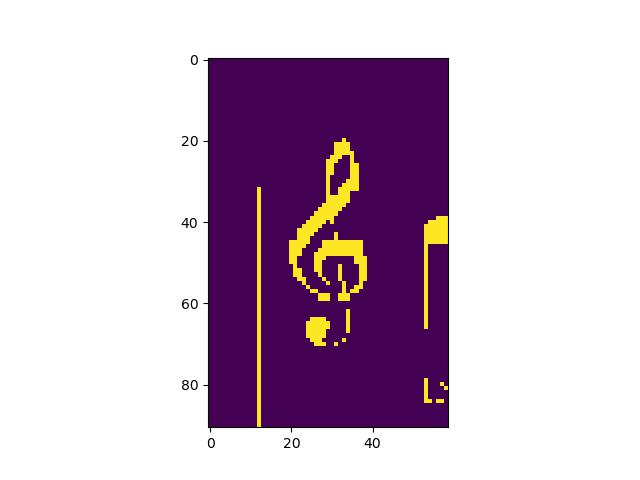
#> input picture Cho/image_test/test_0.jpg, 640 x 480 px
$ python -i modules.py   (imports and definitions only)
#> lines starting #> are read from the running program, lines starting #| are printed output that depends on the picture; after the words box and inside, x2 and y2 are one past the last pixel; in counts of white or black regions, pixels touching at a corner belong together
#> further down, picture is the input picture: shape (480, 640, 3); mean B, G, R 203.3, 185.7, 204
### Cho/functions.py
import cv2
import numpy as np

def threshold(image):
    image=cv2.cvtColor(image, cv2.COLOR_BGR2GRAY)
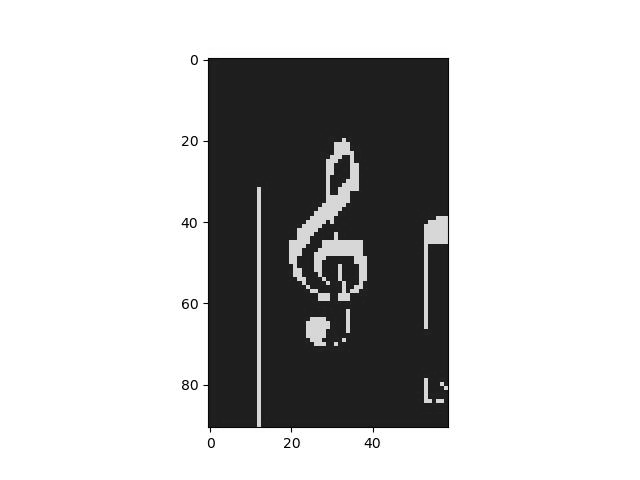
#> image: shape (480, 640); min 0, max 255, mean 193.2
    ret, image=cv2.threshold(image, 245, 255, cv2.THRESH_BINARY_INV | cv2.THRESH_OTSU)
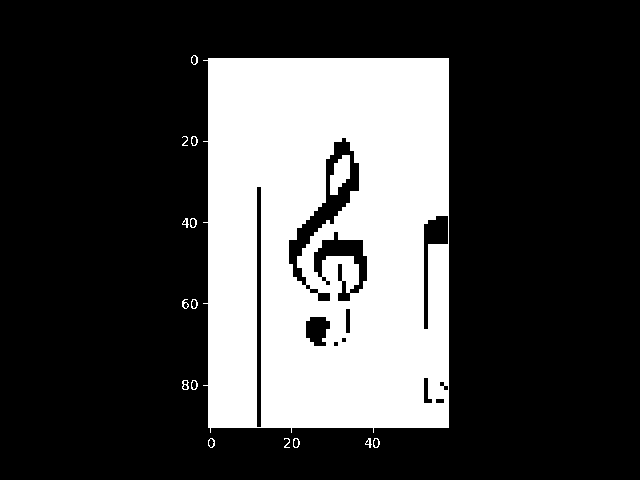
#> image: shape (480, 640); 27% white; 16 white regions, largest, box (x1, y1, x2, y2) and area: (203, 58, 449, 433) 81929, (330, 155, 350, 195) 528, (182, 380, 189, 390) 39
#> ret = 141
    # ret, image=cv2.threshold(image, 225, 255, cv2.THRESH_BINARY_INV )
    return image

def weighted(value):
    standard=10
    return int(value * (standard/10))

# [4 lines left out: function closing, not called in this run]

def put_text(image, text, loc):
    font=cv2.FONT_HERSHEY_SIMPLEX
    cv2.putText(image, str(text), loc, font, 0.6, (255, 0, 0), 2)

def get_center(y, h):
    return (y+y+h)/2

VERTICAL=True
HORIZONTAL=False

# [30 lines left out: functions get_line, stem_detection, not called in this run]

### Cho/modules.py
import cv2
import numpy as np
import functions as fs
import matplotlib.pyplot as plt
def remove_noise(image):
    #binarization, masking(removing redundant parts)
    image=fs.threshold(image)

    cv2.imwrite("./new.png",image)
    mask=np.zeros(image.shape, np.uint8)


    #labeling and drawing rectangle on each object
    cnt, labels, stats, centroids=cv2.connectedComponentsWithStats(image)
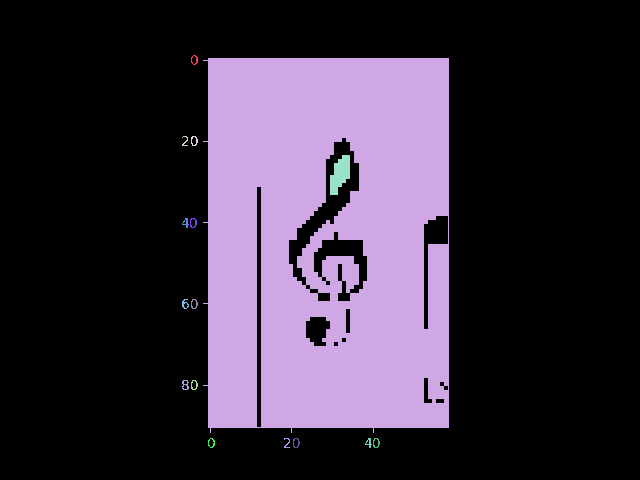
#> labels: shape (480, 640) int32; 17 distinct labels, from 0 to 16; one colour per label, 0 black
#> cnt = 17; stats = 17 rows, first 6: [0, 0, 640, 480, 224293], [191, 55, 7, 10, 32], [203, 58, 246, 375, 81929], [182, 136, 6, 10, 25], [191, 136, 7, 10, 33], [330, 155, 20, 40, 528]; centroids = 17 rows, first 8: [316.8, 238.7], [194.3, 59.5], [327.1, 241.8], [184.8, 140.9], [193.9, 140.4], [339.6, 173.8], [185.6, 222.3], [193, 222.5]
    for i in range(1, cnt):
        x, y, w, h, area=stats[i]
        if w>image.shape[1]*0.5:  #Only on stave
            cv2.rectangle(mask, (x, y, w, h), (255, 0, 0), -1)
#> this loop made 16 passes
#> (x, y, w, h, area) on passes 1 to 12: (191, 55, 7, 10, 32), (203, 58, 246, 375, 81929), (182, 136, 6, 10, 25), (191, 136, 7, 10, 33), (330, 155, 20, 40, 528), (182, 218, 7, 10, 32), (190, 218, 7, 10, 34), (182, 299, 7, 10, 34), (191, 299, 7, 10, 33), (182, 380, 7, 10, 39), (191, 380, 7, 10, 33), (208, 438, 7, 10, 31)
#> mask: shape (480, 640); every value is 0

    #masking
    masked_image=cv2.bitwise_and(image, mask)
    return masked_image

# [76 lines left out: functions remove_staves, normalization, object_detection, object_analysis, not called in this run]

>>> import cv2
>>> picture = cv2.imread('image_test/test_0.jpg')
>>> result = remove_noise(picture)

$ run again, on Cho/image_test/test_10.jpg
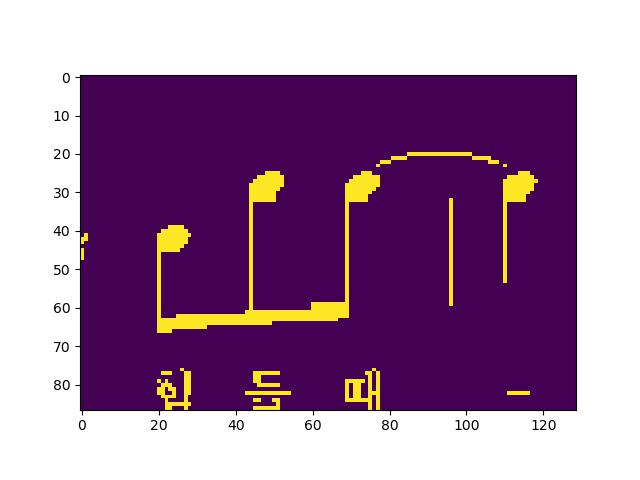
#> input picture Cho/image_test/test_10.jpg, 640 x 480 px
#> picture is the input picture: shape (480, 640, 3); mean B, G, R 158.5, 123.4, 158.2
#> ret = 140
#> in remove_noise, `cnt, labels, stats, centroids=cv2.connectedComponentsWithStats(image)`:
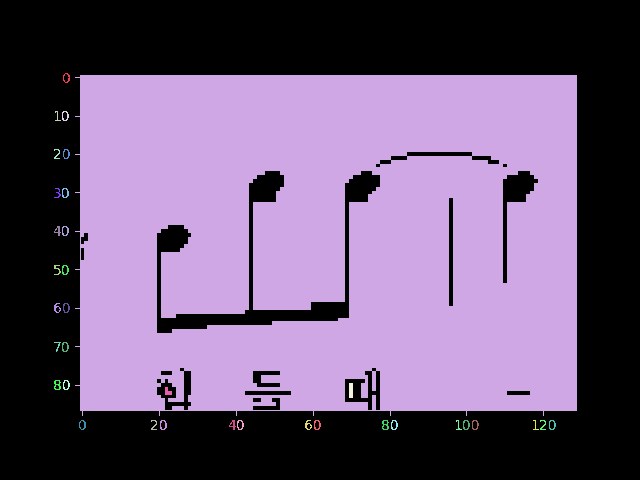
#> labels: shape (480, 640) int32; 36 distinct labels, from 0 to 35; one colour per label, 0 black
#> cnt = 36; stats = 36 rows, first 6: [0, 0, 640, 480, 149545], [63, 73, 7, 10, 31], [75, 75, 502, 341, 156579], [55, 111, 6, 10, 18], [62, 111, 7, 10, 33], [54, 149, 6, 10, 26]; centroids = 36 pairs, first value 56.47 to 551.9, second value 77.52 to 425.3
#> the loop in remove_noise, `for i in range(1, cnt):` made 35 passes
#> (x, y, w, h, area) on passes 1, 2, 4, 5, 6, 7, 8, 9: (63, 73, 7, 10, 31), (75, 75, 502, 341, 156579), (62, 111, 7, 10, 33), (54, 149, 6, 10, 26), (63, 149, 7, 10, 31), (54, 188, 7, 10, 24), (62, 188, 7, 10, 34), (54, 226, 7, 10, 32)
#> in remove_noise, `masked_image=cv2.bitwise_and(image, mask)`:
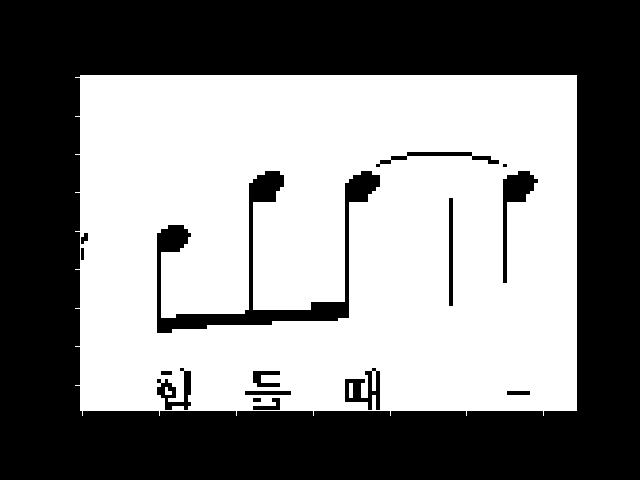
#> masked_image: shape (480, 640); 51% white; 16 black regions (1 under 20 px), largest, box (x1, y1, x2, y2) and area: (0, 0, 640, 480) 140128, (157, 171, 380, 333) 6154, (503, 171, 538, 283) 1133
